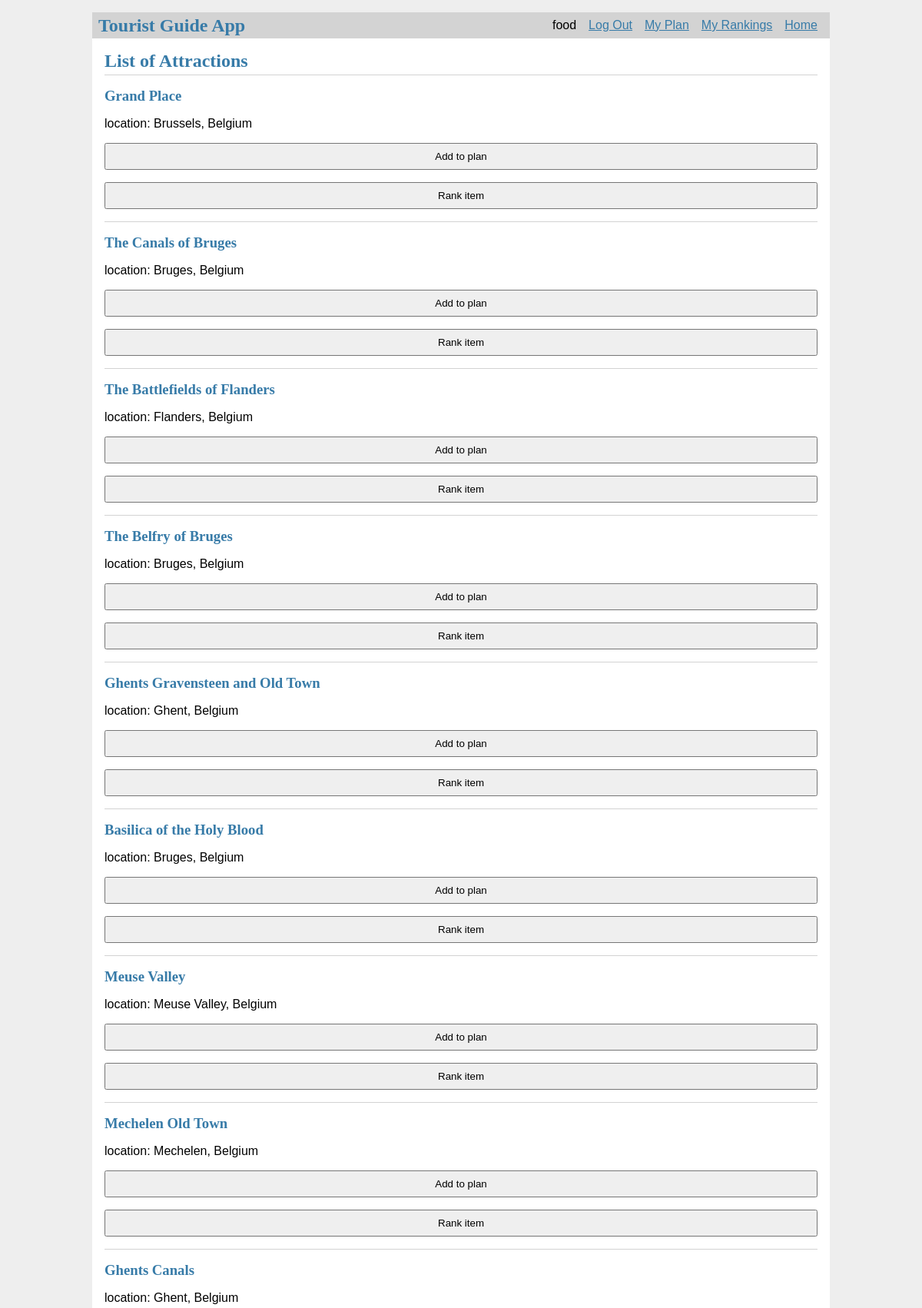
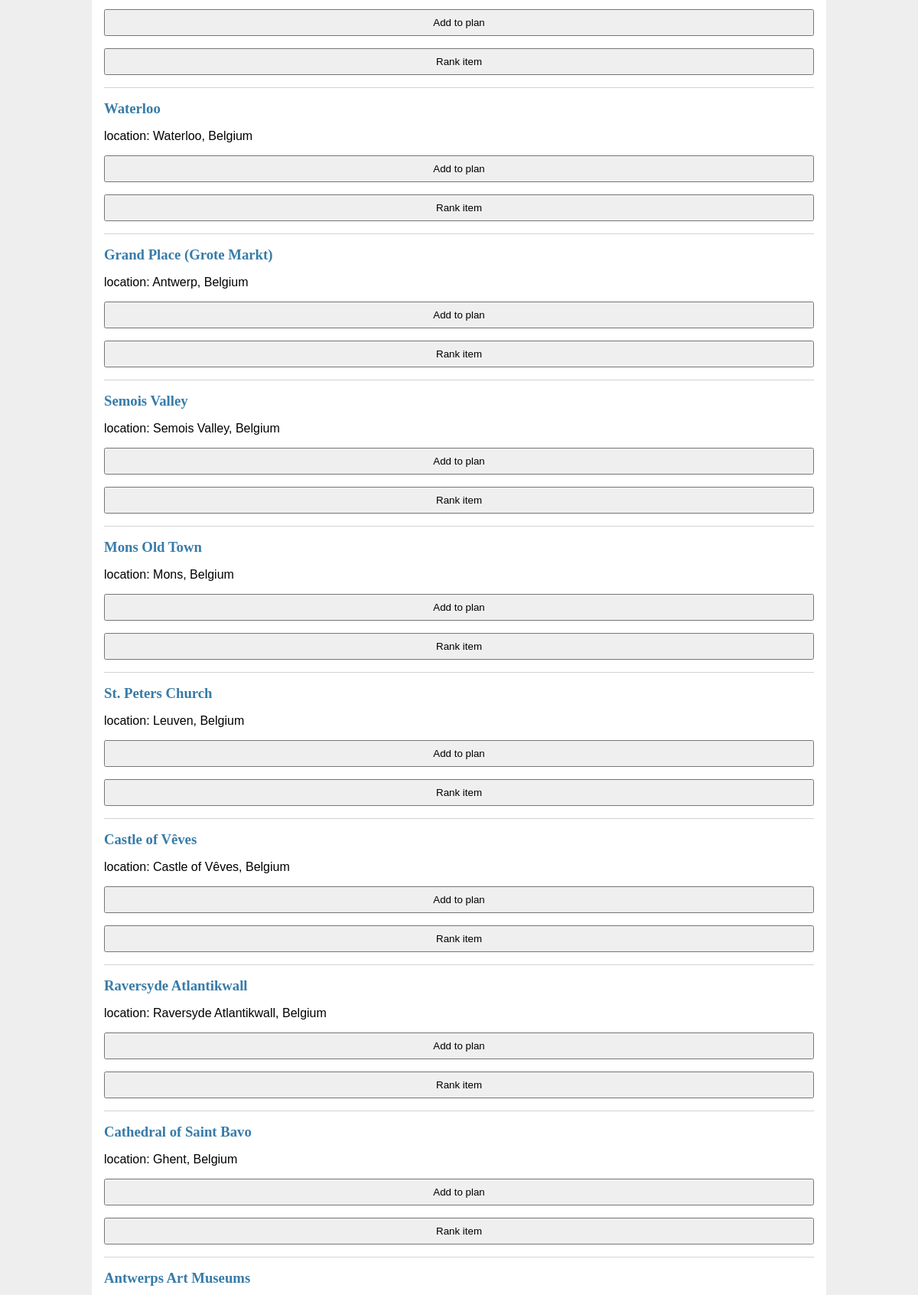
/hello (signed in, upper part), run on the app's committed database (2 pictures, top to bottom).
### tables this page shows
CREATE TABLE user (
  id INTEGER PRIMARY KEY AUTOINCREMENT,
  username TEXT UNIQUE NOT NULL,
  password TEXT NOT NULL,
  preferences JSON
);

CREATE TABLE attractions (
    attractionID INTEGER PRIMARY KEY,
    name VARCHAR(255),
    type VARCHAR(50),
    location VARCHAR(255),
    latitude VARCHAR(15),
    longitude VARCHAR(15),
    popularity_rank INTEGER,
    price REAL,
    culture INTEGER,
    history INTEGER,
    food INTEGER,
    scenic INTEGER
);

### local_tourist/__init__.py (the view)
    @app.route('/hello')
    def hello():
        return index()

### local_tourist/__init__.py (called while the page is built)
def create_app(test_config=None):
    app = Flask(__name__, instance_relative_config=True)
    app.config.from_mapping(
        SECRET_KEY='dev',
        DATABASE=os.path.join(app.instance_path, 'attractions.sqlite'),
    )
    if test_config is None:
        app.config.from_pyfile('config.py', silent=True)
    else:
        app.config.from_mapping(test_config)
    try:
        os.makedirs(app.instance_path)
    except OSError:
        pass
    @app.route('/hello')
    def hello():
        return index()
    from . import db
    db.init_app(app)
    from . import auth
    app.register_blueprint(auth.bp)
    from . import lists
    app.register_blueprint(lists.bp)
    app.add_url_rule('/', endpoint='index')
    from . import trip
    app.register_blueprint(trip.bp)
    app.add_url_rule('/', endpoint='trip')
    return app

### local_tourist/algorithms.py (called while the page is built)
def bubble_sort_attractions(attractions, user_preferences):
    n = len(attractions)
    swapped = False
    for i in range(n-1):
        for j in range(0, n - i - 1):
            score_j = sum(user_preferences[k] * attractions[j][k] for k in range(0, len(user_preferences) - 1))
            score_j1 = sum(user_preferences[k] * attractions[j + 1][k] for k in range(0, len(user_preferences) - 1))
            if score_j < score_j1:
                swapped = True
                attractions[j], attractions[j + 1] = attractions[j + 1], attractions[j]
        if not swapped:
            return attractions
    return attractions

### local_tourist/auth.py (called while the page is built)
@bp.before_app_request
def load_logged_in_user():
    user_id = session.get('user_id')
    if user_id is None:
        g.user = None
    else:
        g.user = get_db().execute(
            'SELECT * FROM user WHERE id = ?', (user_id,)
        ).fetchone()

### local_tourist/db.py (called while the page is built)
def get_db():
    if 'db' not in g:
        g.db = sqlite3.connect(
            current_app.config['DATABASE'],
            detect_types=sqlite3.PARSE_DECLTYPES
        )
        g.db.row_factory = sqlite3.Row
    return g.db

### local_tourist/Templates/list/index.html (shortened to what this page needs)
{% extends 'base.html' %}
{% block header %}
  <h1>{% block title %}List of Attractions{% endblock %}</h1>
{% endblock %}
{% block content %}
  {% for attraction in attractions %}
    <article class="attraction">
      <header>
        <div>
          <h1>{{ attraction['name'] }}</h1>
          <div class="description">
            location: {{ attraction['location'] }} <br>
            </div>
        </div>
        {% if g.user %}
    <form method="post" action="{{ url_for('list.add_to_trip', user_id=g.user['id'], attraction_id=attraction['attractionID']) }}">
        <button type="submit" class="action">Add to plan</button>
    </form>
        <form method="post" action="{{ url_for('list.add_to_rank', user_id=g.user['id'], attraction_id=attraction['attractionID']) }}">
        <button type="submit" class="action">Rank item</button>
    </form>
        {% endif %}
      </header>
    </article>
    {% if not loop.last %}
      <hr>
    {% endif %}
  {% endfor %}
{% endblock %}

### local_tourist/Templates/base.html (shortened to what this page needs)
<!doctype html>
<link rel="stylesheet" href="{{ url_for('static', filename='style.css') }}">
<nav>
  <h1>Tourist Guide App</h1>
  <ul>
    {% if g.user %}
      <li><span>{{ g.user['username'] }}</span>
      <li><a href="{{ url_for('auth.logout') }}">Log Out</a>
    <li><a href="{{ url_for('list.plan', user_id=g.user['id']) }}">My Plan</a>
    <li><a href="{{ url_for('list.rank', user_id=g.user['id']) }}">My Rankings</a>
    <li><a href="{{ url_for('list.index', user_id=g.user['id']) }}">Home</a>
    {% else %}
      <li><a href="{{ url_for('auth.register') }}">Register</a>
      <li><a href="{{ url_for('auth.login') }}">Log In</a>
    {% endif %}
  </ul>
</nav>
<section class="content">
  <header>
    {% block header %}{% endblock %}
  </header>
  {% block content %}{% endblock %}
</section>

### local_tourist/static/style.css (style rules this page uses)
h1 { font-family: serif; color: #377ba8; margin: 1rem 0; }
a { color: #377ba8; }
hr { border: none; border-top: 1px solid lightgray; }
nav { background: lightgray; display: flex; align-items: center; padding: 0 0.5rem; }
nav h1 { flex: auto; margin: 0; }
nav ul { display: flex; list-style: none; margin: 0; padding: 0; }
nav ul li a, nav ul li span, header .action { display: block; padding: 0.5rem; }
.content { padding: 0 1rem 1rem; }
.content > header { border-bottom: 1px solid lightgray; display: flex; align-items: flex-end; }
.content > header h1 { flex: auto; margin: 1rem 0 0.25rem 0; }
.content:last-child { margin-bottom: 0; }
.content form { margin: 1em 0; display: flex; flex-direction: column; }

### data on the page
user: user.username "food"
attractions: name "Grand Place", location "Brussels, Belgium"
attractions: name "The Canals of Bruges", location "Bruges, Belgium"
attractions: name "The Battlefields of Flanders", location "Flanders, Belgium"
attractions: name "The Belfry of Bruges", location "Bruges, Belgium"
attractions: name "Ghents Gravensteen and Old Town", location "Ghent, Belgium"
attractions: name "Basilica of the Holy Blood", location "Bruges, Belgium"
attractions: name "Meuse Valley", location "Meuse Valley, Belgium"
attractions: name "Mechelen Old Town", location "Mechelen, Belgium"
attractions: name "Ghents Canals", location "Ghent, Belgium"
attractions: name "Waterloo", location "Waterloo, Belgium"
attractions: name "Grand Place (Grote Markt)", location "Antwerp, Belgium"
attractions: name "Semois Valley", location "Semois Valley, Belgium"
attractions: name "Mons Old Town", location "Mons, Belgium"
attractions: name "St. Peters Church", location "Leuven, Belgium"
attractions: name "Castle of Vêves", location "Castle of Vêves, Belgium"
attractions: name "Raversyde Atlantikwall", location "Raversyde Atlantikwall, Belgium"
attractions: name "Cathedral of Saint Bavo", location "Ghent, Belgium"
attractions: name "Antwerps Art Museums"
